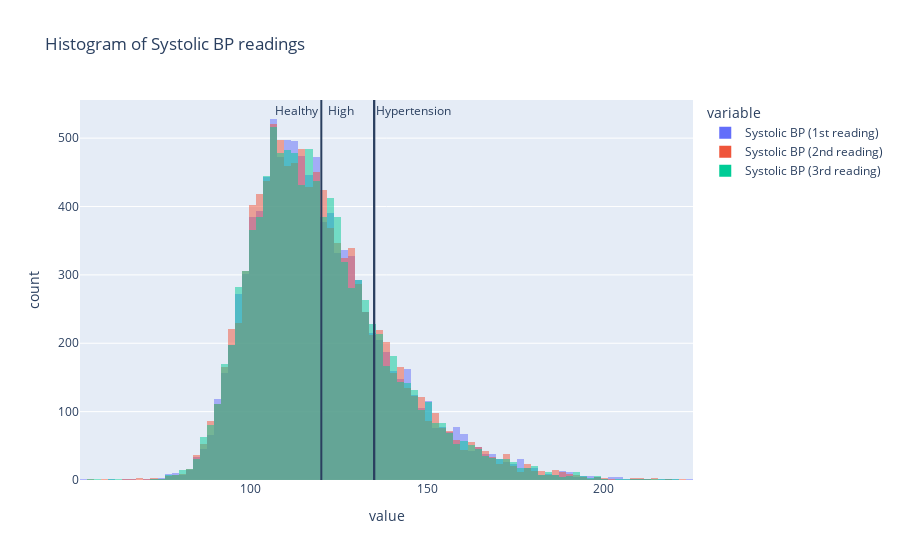

Here is the notebook cell this chart was saved with:
### Code cell
# Blood pressure data
fig = px.histogram(nhanesDataBp,
                   x=['Systolic BP (1st reading)', 'Systolic BP (2nd reading)', 'Systolic BP (3rd reading)'],
                   title='Histogram of Systolic BP readings',
                   barmode='overlay',
                   nbins=100,
                   # marginal='box' # Can be turned on to explore box plots as well (should comment out vlines below if turned on)
                   )
fig.add_vline(120, annotation_text='Healthy', annotation_position='top left')
fig.add_vline(135, annotation_text='High      ', annotation_position='top left')
fig.add_vline(135, annotation_text='Hypertension', annotation_position='top right')

fig.show()

### Figure 1 — Plotly figure (JSON) as saved in the notebook; plotly's stock layout.template omitted (floating-point values rounded to 4 significant figures; data arrays with more than 128 entries replaced by an {"elided": "..."} marker saying what was removed)
{"data": [{"alignmentgroup": "True", "bingroup": "x", "hovertemplate": "variable=Systolic BP (1st reading)<br>value=%{x}<br>count=%{y}<extra></extra>", "legendgroup": "Systolic BP (1st reading)", "marker": {"color": "#636efa", "opacity": 0.5, "pattern": {"shape": ""}}, "name": "Systolic BP (1st reading)", "nbinsx": 100, "offsetgroup": "Systolic BP (1st reading)", "orientation": "v", "showlegend": true, "type": "histogram", "visible": true, "x": {"elided": "11656 int values"}, "xaxis": "x", "yaxis": "y"}, {"alignmentgroup": "True", "bingroup": "x", "hovertemplate": "variable=Systolic BP (2nd reading)<br>value=%{x}<br>count=%{y}<extra></extra>", "legendgroup": "Systolic BP (2nd reading)", "marker": {"color": "#EF553B", "opacity": 0.5, "pattern": {"shape": ""}}, "name": "Systolic BP (2nd reading)", "nbinsx": 100, "offsetgroup": "Systolic BP (2nd reading)", "orientation": "v", "showlegend": true, "type": "histogram", "visible": true, "x": {"elided": "11656 int values"}, "xaxis": "x", "yaxis": "y"}, {"alignmentgroup": "True", "bingroup": "x", "hovertemplate": "variable=Systolic BP (3rd reading)<br>value=%{x}<br>count=%{y}<extra></extra>", "legendgroup": "Systolic BP (3rd reading)", "marker": {"color": "#00cc96", "opacity": 0.5, "pattern": {"shape": ""}}, "name": "Systolic BP (3rd reading)", "nbinsx": 100, "offsetgroup": "Systolic BP (3rd reading)", "orientation": "v", "showlegend": true, "type": "histogram", "visible": true, "x": {"elided": "11656 int values"}, "xaxis": "x", "yaxis": "y"}], "layout": {"annotations": [{"showarrow": false, "text": "Healthy", "x": 120, "xanchor": "right", "xref": "x", "y": 1, "yanchor": "top", "yref": "y domain"}, {"showarrow": false, "text": "High      ", "x": 135, "xanchor": "right", "xref": "x", "y": 1, "yanchor": "top", "yref": "y domain"}, {"showarrow": false, "text": "Hypertension", "x": 135, "xanchor": "left", "xref": "x", "y": 1, "yanchor": "top", "yref": "y domain"}], "autosize": true, "barmode": "overlay", "legend": {"title": {"text": "variable"}, "tracegroupgap": 0}, "shapes": [{"type": "line", "x0": 120, "x1": 120, "xref": "x", "y0": 0, "y1": 1, "yref": "y domain"}, {"type": "line", "x0": 135, "x1": 135, "xref": "x", "y0": 0, "y1": 1, "yref": "y domain"}, {"type": "line", "x0": 135, "x1": 135, "xref": "x", "y0": 0, "y1": 1, "yref": "y domain"}], "title": {"text": "Histogram of Systolic BP readings"}, "xaxis": {"anchor": "y", "autorange": true, "domain": [0, 1], "range": [51.5, 225.5], "title": {"text": "value"}, "type": "linear"}, "yaxis": {"anchor": "x", "autorange": true, "domain": [0, 1], "range": [0, 555.8], "title": {"text": "count"}}}}
